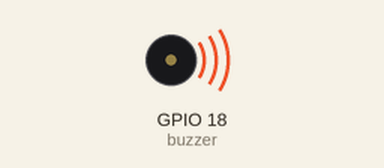
Simulated run of this program. Board: Raspberry Pi (BCM pin numbers). Parts: buzzer (waves = sounding). At 32.0 s the program stops and its outputs stay as they are.

Above: at 0.1 s.
At 32.1 s:
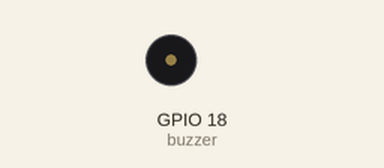
Timing chart, 0 to 33.5 s (numbered marks = the images above):
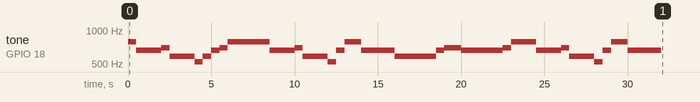

Measured:
- by itself, tone on GPIO 18 (buzzer): plays 784 Hz for 0.50 s, 659 Hz for 1.5 s, 698 Hz for 0.50 s, 587 Hz for 1.5 s, 523 Hz for 0.50 s, 587 Hz for 0.50 s … (29 notes in this stretch)

The program:

buzzer1.py
```python
import RPi.GPIO as GPIO
import time

buzzer = 18
GPIO.setmode(GPIO.BCM)
GPIO.setup(buzzer, GPIO.OUT)

pwm = GPIO.PWM(buzzer, 1.0)
pwm.start(10.0)

#도(0) 레(1) 미(2) 파(3) 솔(4) 라(5) 시(6) 파#(7), 도#(8)
#scale = [262, 294, 330, 349, 392, 440, 494, 370]
scale = [523, 587, 659, 698, 784, 880, 988, 1047]
twinkle = [4,2,2,
           3,1,1,
           0,1,2,3,4,4,4,
           4,2,2,2,3,1,1,
           0,2,4,4,2,2,2,
           1,1,1,1,1,2,3,
           2,2,2,2,2,3,4,
           4,2,2,
           3,1,1,
           0,2,4,4,2,2,2]

try:
    for i in range(0,54):
        pwm.ChangeFrequency(scale[twinkle[i]])
        if i == 2 or i == 5 or i == 12 or i == 19 or i == 26 or i == 33 or i == 40 or i == 43 or i == 46 or i == 53:
            time.sleep(1)
        else:
            time.sleep(0.5)
    pwm.stop()
finally:
    GPIO.cleanup()
```
